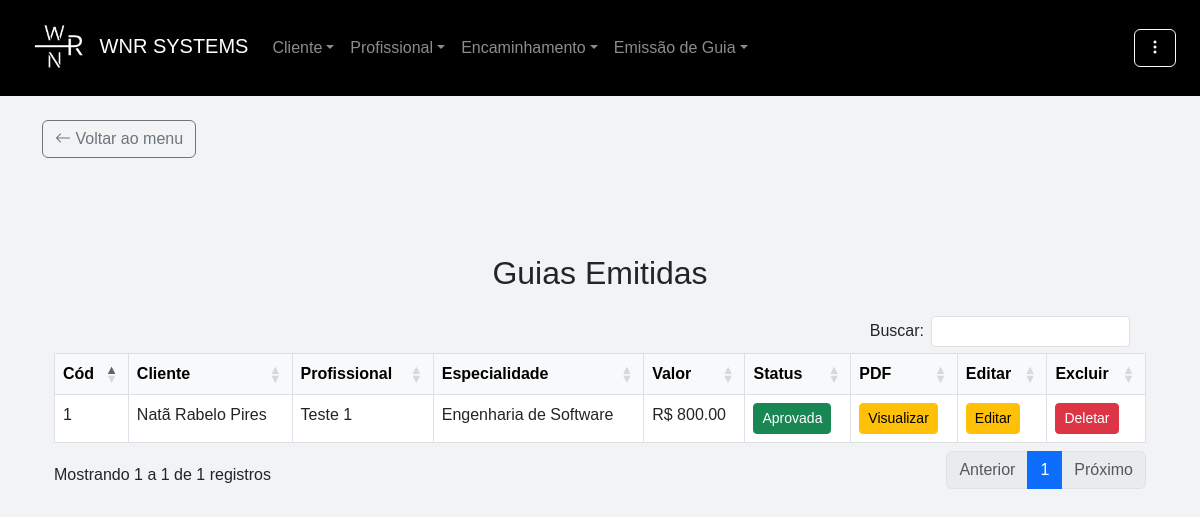
The app's page /listar_guia (signed in) with its own data.
### app/models.py (models this page shows)
class Guia(db.Model):
    __tablename__ = "guias"
    id                              = db.Column(db.Integer, primary_key=True)
    cliente_id                      = db.Column(db.Integer, db.ForeignKey("clientes.id", ondelete="CASCADE"))
    profissional_id                 = db.Column(db.Integer, db.ForeignKey("profissionais.id", ondelete="CASCADE"))
    metodo_pagamento_id             = db.Column(db.Integer, db.ForeignKey("metodo_pagamento.id"))
    data_original                   = db.Column(db.DateTime)
    hora_emissao                    = db.Column(db.String(10))
    observacoes_gerais              = db.Column(db.String(500))
    quantidade_emissoes             = db.Column(db.Integer)
    valor_unitario                  = db.Column(db.Float)
    valor_total                     = db.Column(db.Float)
    pago                            = db.Column(db.String(50))
    data_cadastro                   = db.Column(db.DateTime, default=db.func.current_timestamp())
    usuario_emitente_id             = db.Column(db.Integer, db.ForeignKey("usuarios.id"))
    usuario_emitente = db.relationship("Usuario", back_populates="guias")
    cliente = db.relationship("Cliente", back_populates="guias", passive_deletes=True)
    profissional = db.relationship("Profissional", back_populates="guias", passive_deletes=True)
    metodo_pagamento = db.relationship("MetodoPagamento", back_populates="guias")

class Cliente(db.Model):
    __tablename__ = "clientes"
    id                              = db.Column(db.Integer, primary_key=True)
    nome                            = db.Column(db.String(255), nullable=False)
    cpf                             = db.Column(db.String(14), unique=True, nullable=False)
    email                           = db.Column(db.String(255))
    data_nascimento                 = db.Column(db.DateTime)
    renda_familiar                  = db.Column(db.Float, nullable=False, default=0.0)
    bairro                          = db.Column(db.String(255))
    canal_divulgacao                = db.Column(db.String(255))
    cep                             = db.Column(db.String(10))
    cidade                          = db.Column(db.String(255))
    cpf_responsavel                 = db.Column(db.String(14))
    complemento                     = db.Column(db.String(255))
    numero_cs                       = db.Column(db.String(20))
    despesa_mensal                  = db.Column(db.Float, nullable=False, default=0.0)
    estado                          = db.Column(db.String(255))
    endereco                        = db.Column(db.String(255))
    fone_contato                    = db.Column(db.String(20))
    fone_pessoal                    = db.Column(db.String(20))
    nome_plano_saude                = db.Column(db.String(255), default="")
    plano_saude                     = db.Column(db.String(255))
    nome_responsavel                = db.Column(db.String(255), default="")
    possui_filhos                   = db.Column(db.String(255))
    numero_filhos                   = db.Column(db.Integer, default=0)
    previdenciario                  = db.Column(db.String(255))
    profissao                       = db.Column(db.String(255))
    remuneracao                     = db.Column(db.Float, nullable=False, default=0.0)
    rg                              = db.Column(db.String(20))
    saldo                           = db.Column(db.Float, nullable=False, default=0.0)
    idade                           = db.Column(db.Integer, default=0)
    data_cadastro                   = db.Column(db.DateTime, default=db.func.current_timestamp())
    sexo_id                         = db.Column(db.Integer, db.ForeignKey("sexo.id"))
    condicao_habitacao_id           = db.Column(db.Integer, db.ForeignKey("condicao_habitacao.id"))
    tipo_moradia_id                 = db.Column(db.Integer, db.ForeignKey("tipo_moradia.id"))
    tipo_transporte_id              = db.Column(db.Integer, db.ForeignKey("tipo_transporte.id"))
    escolaridade_id                 = db.Column(db.Integer, db.ForeignKey("escolaridade.id"))
    grau_parentesco_id              = db.Column(db.Integer, db.ForeignKey("grau_parentesco.id"))
    estado_civil_id                 = db.Column(db.Integer, db.ForeignKey("estados_civis.id"))
    estado_civil                    = db.relationship("EstadosCivis", back_populates="clientes")
    sexo                            = db.relationship("Sexo", back_populates="clientes")
    condicao_habitacao              = db.relationship("CondicaoHabitacao", back_populates="clientes")
    tipo_moradia                    = db.relationship("TipoMoradia", back_populates="clientes")
    tipo_transporte                 = db.relationship("TipoTransporte", back_populates="clientes")
    escolaridade                    = db.relationship("Escolaridade", back_populates="clientes")
    grau_parentesco                 = db.relationship("GrauParentesco", back_populates="clientes")
    encaminhamentos                 = db.relationship("Encaminhamento", back_populates="cliente", cascade="all, delete-orphan")
    guias                           = db.relationship("Guia", back_populates="cliente", cascade="all, delete-orphan")

class Profissional(db.Model):
    __tablename__ = "profissionais"
    id = db.Column(db.Integer, primary_key=True)
    nome                            = db.Column(db.String(255), nullable=False)
    cpf                             = db.Column(db.String(14), unique=True, nullable=False)
    email                           = db.Column(db.String(255))
    data_nascimento                 = db.Column(db.DateTime)
    bairro                          = db.Column(db.String)
    banco                           = db.Column(db.String)
    cep                             = db.Column(db.String)
    cidade                          = db.Column(db.String)
    complemento                     = db.Column(db.String)
    graduacao                       = db.Column(db.String)
    issqn                           = db.Column(db.String)
    fone_pessoal                    = db.Column(db.String)
    fone_profissional               = db.Column(db.String)
    curriculum_lattes               = db.Column(db.String)
    dias_horas_disponiveis          = db.Column(db.String)
    endereco_profissional           = db.Column(db.String)
    estado                          = db.Column(db.String)
    observacoes                     = db.Column(db.String)
    pix                             = db.Column(db.String)
    registro_profissional           = db.Column(db.String)
    rg                              = db.Column(db.String(11), unique=True, nullable=False)
    valor_minimo                    = db.Column(db.Float)
    data_cadastro                   = db.Column(db.DateTime, default=db.func.current_timestamp())
    encaminhamentos = db.relationship("Encaminhamento", back_populates="profissional", cascade="all, delete-orphan")
    guias = db.relationship("Guia", back_populates="profissional", cascade="all, delete-orphan")

### app/routes/guia/guia.py (the view)
@guide_bp.route('/listar_guia', methods=['GET', 'POST'])
@required_login
@role_required('atendimento', 'financeiro', 'admin')
def listar_guia():
    guias = Guia.query.all()
    usuario = current_user
    return render_template('guia/list.html', guias=guias, usuario=usuario)

### app/__init__.py (called while the page is built)
@login_manager.user_loader
def load_user(id):
    return Usuario.query.get(int(id))

### app/utils/login_required.py (called while the page is built)
def required_login(f):
    @wraps(f)
    def decorated_function(*args, **kwargs):
        if 'user_id' not in session:
            return redirect(url_for('auth_bp.login'))
        return f(*args, **kwargs)
    return decorated_function

### app/templates/guia/list.html (shortened to what this page needs)
{% extends 'base.html' %}
{% block content %}
<div class="container mt-5">
    <h2 class="text-center mb-4 mt-5">Guias Emitidas</h2>
    <div class="card-body">
        <table id="table" class="table table-bordered table-hover">
            <thead class="table-light">
                <tr>
                    <th>Cód</th>
                    <th>Cliente</th>
                    <th>Profissional</th>
                    <th>Especialidade</th>
                    <th>Valor</th>
                    <th>Status</th>
                    <th>PDF</th>
                    {% if usuario.role == "admin" or usuario.role == "financeiro"%}
                    <th>Editar</th>
                    {% endif %}
                    {% if usuario.role == "admin" %}
                    <th>Excluir</th>
                    {% endif %}
                </tr>
            </thead>
            <tbody>
                {% for guia in guias %}
                    <tr>
                        <td>{{ guia.id }}</td>
                        <td>{{ guia.cliente.nome }}</td>
                        <td>{{ guia.profissional.nome }}</td>
                        <td>{{ guia.profissional.graduacao }}</td>
                        <td>R$ {{ "%0.2f"|format(guia.valor_total) }}</td>
                        {% if guia.pago == 'Pendente' %}
                        <td><a href="{{ url_for('guide_bp.aprovar_guia', id=guia.id) }}" class="btn btn-sm btn-danger">Negada</a></td></td>
                        {% elif guia.pago == 'Aprovada' %}
                        <td><a href="{{ url_for('guide_bp.reprovar_guia', id=guia.id) }}" class="btn btn-sm btn-success">Aprovada</a></td>
                        {% endif %}
                        <td><a href="{{ url_for('guide_bp.visualizar_guia_pdf', guia_id=guia.id) }}" target="_blank" class="btn btn-sm btn-warning">Visualizar</a></td>
                        {% if usuario.role == "admin" or usuario.role == "financeiro"%}
                        <td><a href="{{ url_for('guide_bp.editar_guia', id=guia.id) }}" class="btn btn-sm btn-warning">Editar</a></td>
                        {% endif %}
                        {% if usuario.role == "admin" %}
                        <td><a href="{{ url_for('guide_bp.deletar_guia', id=guia.id) }}" class="btn btn-sm btn-danger" data-bs-toggle="modal" data-bs-target="#confirmarExclusao" data-id="{{ guia.id }}">Deletar</a></td>
                        {% endif %}
                    </tr>
                  {% endfor %}
            </tbody>
        </table>
    </div>
</div>
{% endblock %}

### app/static/css/base.css (style rules this page uses)
body { display: flex; flex-direction: column; margin: 0; padding-top: 56px; font-family: Arial, sans-serif; background-color: #f1f3f5; }

### records on screen
Guia: id "1", cliente.nome "Natã Rabelo Pires", profissional.nome "Teste 1", profissional.graduacao "Engenharia de Software", valor_total "800.00"
